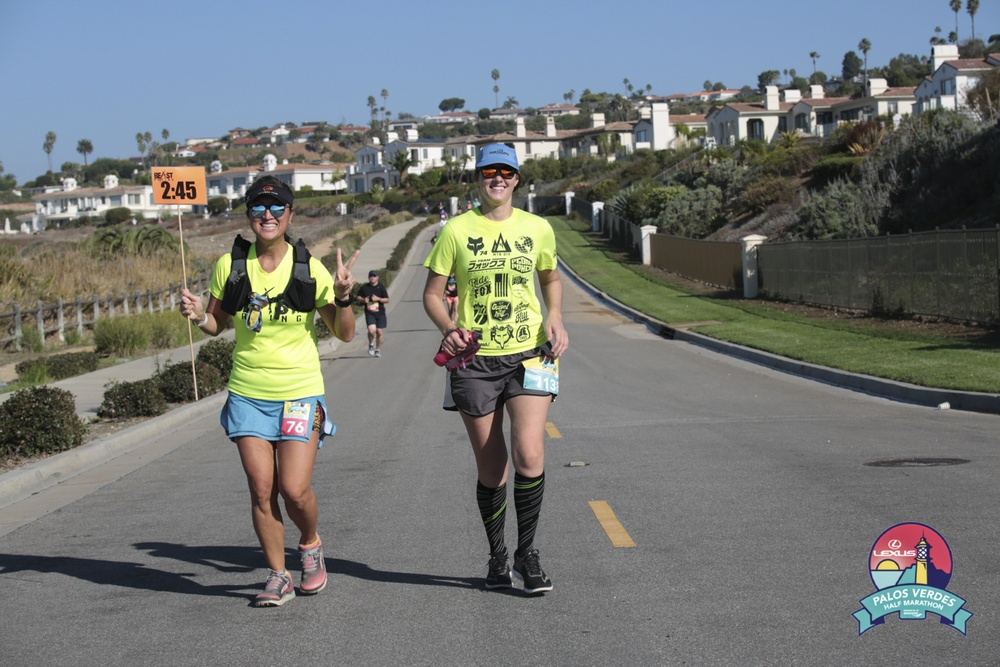
%> input picture HW2/data/testim.jpg, 1000 x 667 px, shrunk from 1440 x 960 before the run
$ octave Kristin_Holmbeck_HW2_Prob3.m   (GNU Octave 9; MATLAB toolbox functions it lacks are replaced by stand-ins)
%> lines starting %> are read from the running program, lines starting %| are printed output that depends on the picture
### HW2/cumulative_energy.m
function E = cumulative_energy(sigmas, r)
% sigmas is the vector of singular values, in descending order
% r is the rank of the image

if nargin == 1
    r = length(sigmas);
end

sigmas = sigmas(1:r);
sigmas = sigmas.^2;

E = cumsum(sigmas);
E = E ./ E(end);

end

### HW2/rank_k_approx.m
function Ak = rank_k_approx(U,S,V,k)

Ak = U(:,1:k) * S(1:k,1:k) * V(:,1:k)';

end

### HW2/Kristin_Holmbeck_HW2_Prob3.m
clear;

im = imread('data/testim.jpg');
%> im is the input picture: size 667x1000x3 uint8; mean R, G, B 113.8, 117.8, 116.2
im = double( rgb2gray(im) );
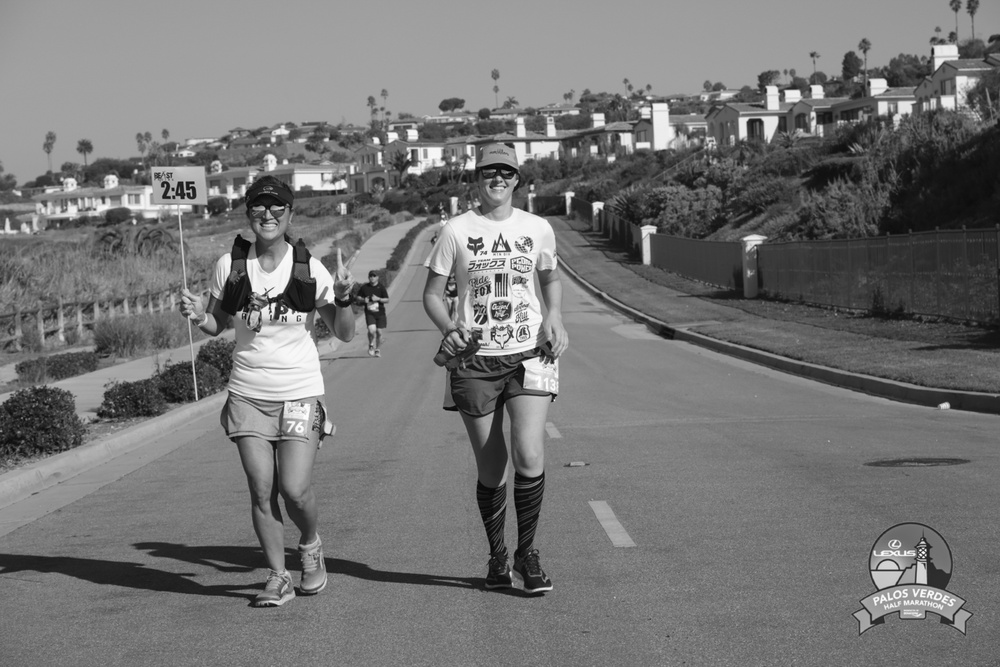
%> im: size 667x1000 double; min 3, max 255, mean 116.4

[U,S,V] = svd(im);
[U0,S0,V0] = svd(im, 0);

r = rank(im);
%> r = 667

E = cumulative_energy(diag(S), r);
%> in cumulative_energy, `sigmas = sigmas(1:r);`: sigmas = 667 values, max 96983 at index 1, min 3.57 at index 667, mean 634.5
%> in cumulative_energy, `sigmas = sigmas.^2;`: sigmas = 667 values, max 9.41e+09 at index 1, min 12.78 at index 667, mean 15593569.8
%> in cumulative_energy, `E = cumsum(sigmas);`: E = 667 values from 9.41e+09 to 1.04e+10
%> in cumulative_energy, `E = E ./ E(end);`: E = 667 values from 0.904 to 1
%> E = 667 values from 0.904 to 1
ind = find(E >=0.95, 1);
%> ind = 6

plot(E); ylabel 'cumulative energy'; xlabel index;
hold on;
h = plot(ind, E(ind), 'or'); hold off;
legend(h, sprintf('95%% energy at index %d', ind), 'Location', 'E');
axis([-15, r+1, 0.89, 1.006]);
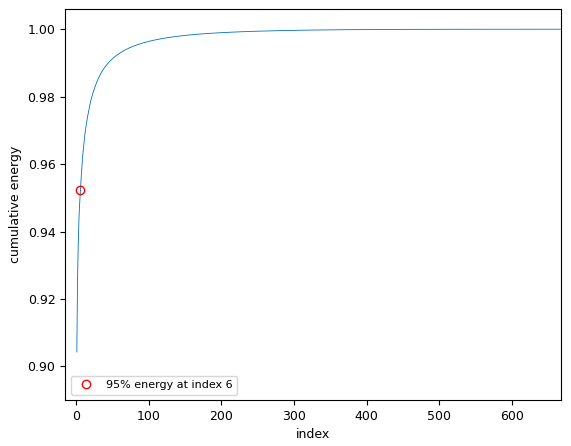
%> figure redrawn from the program's plot data; curve peaks at x = 667, y = 1
saveas(gcf, 'data/cumulative_energy.png');

ind = [95, 96, 97, 98, 99];
for ii = 1:length(ind);
    tmp = find(E*100 >= ind(ii), 1);

    A = rank_k_approx(U,S,V,tmp);
    A = uint8(A);
    imagesc(A); axis image; axis off; colormap gray;

    FILENAME = sprintf('data/rank_%d_approx.png', tmp);
    imwrite(A,  FILENAME);
end
%> this loop made 5 passes
%> (tmp, FILENAME) on passes 1 to 5: (6, 'data/rank_6_approx.png'), (9, 'data/rank_9_approx.png'), (13, 'data/rank_13_approx.png'), (22, 'data/rank_22_approx.png'), (45, 'data/rank_45_approx.png')
%> pass 1, `imwrite(A,  FILENAME);`:
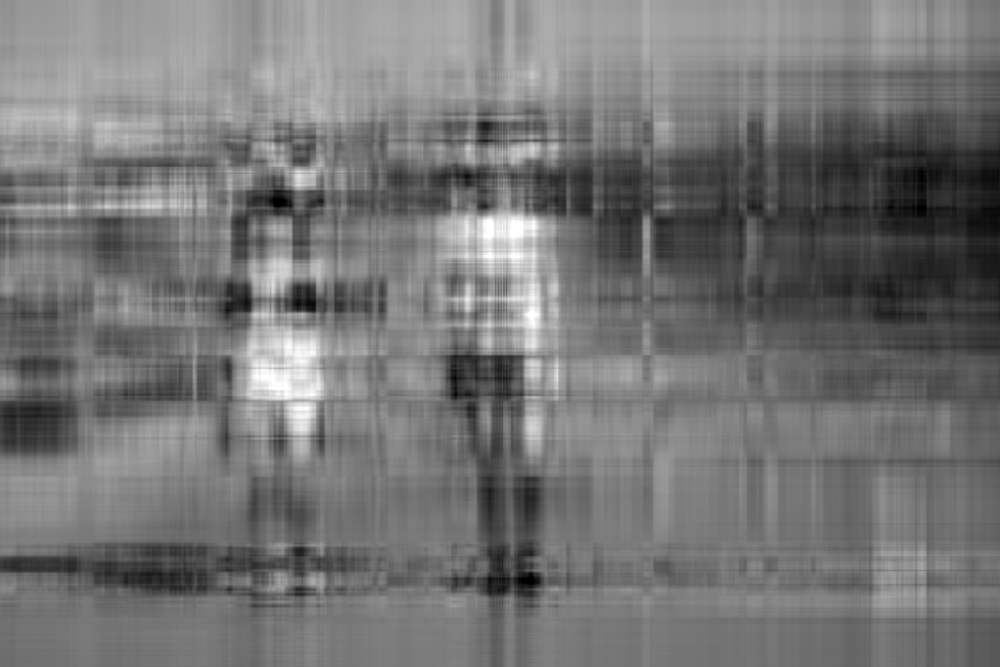
%> saved as rank_6_approx.png: size 667x1000 uint8; min 0, max 255, mean 116.4
%> pass 2, `imwrite(A,  FILENAME);`:
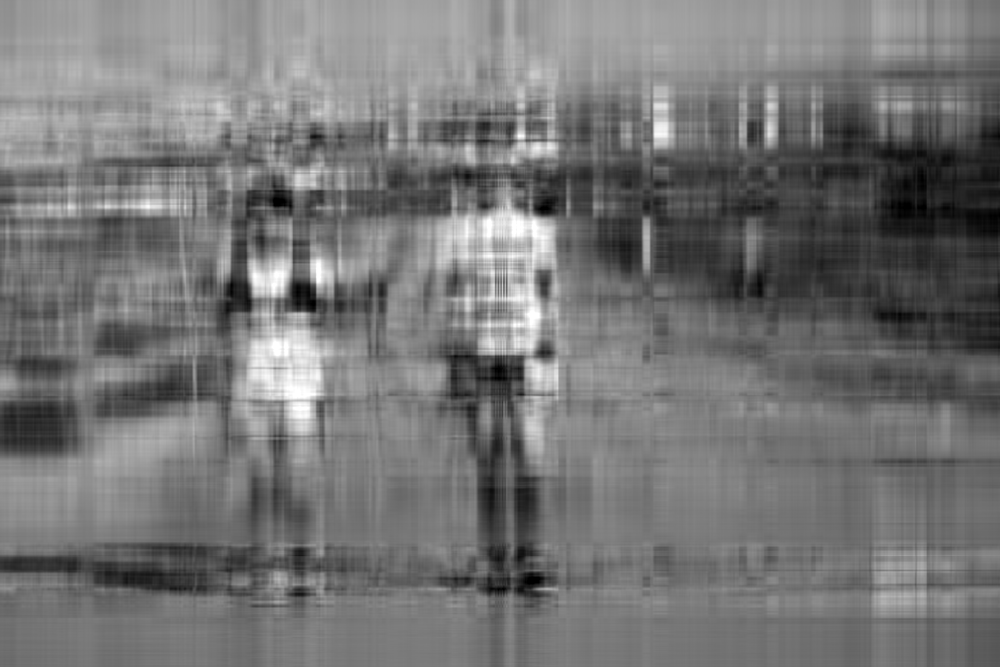
%> saved as rank_9_approx.png: size 667x1000 uint8; min 0, max 255, mean 116.4; mean of the top-left, top-right, bottom-left and bottom-right quarters 134.9, 100.7, 115.4, 114.6
%> after the loop:
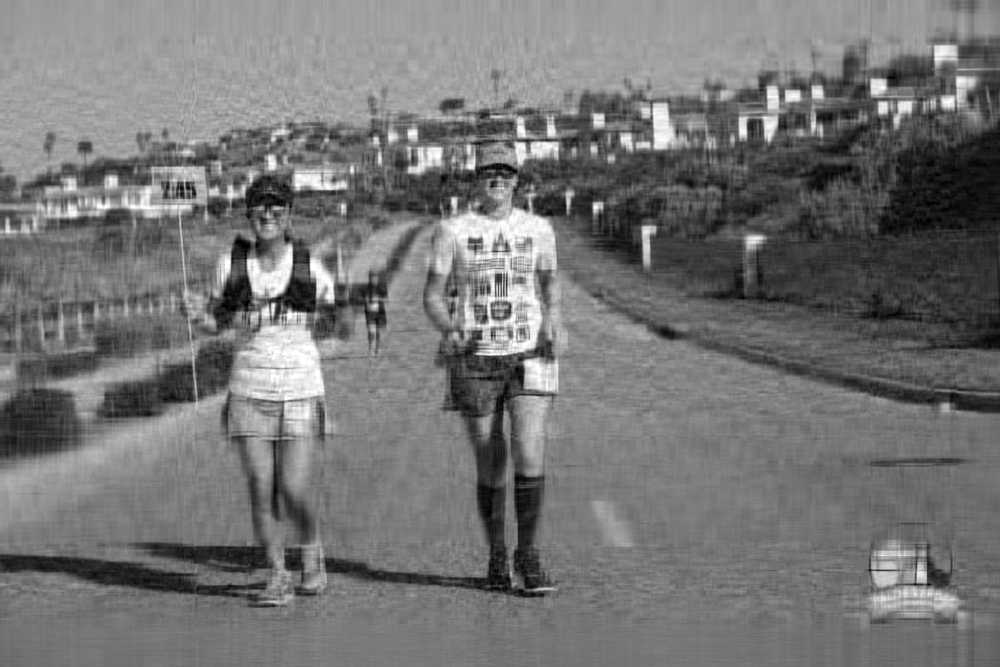
%> displayed picture: size 667x1000x3, on the screen's scale of 0 to 255; min 0, max 255, mean 116.4

n = 0;
for k = [10, 50, 100, 200]
    n = n + 1;
    A = rank_k_approx(U,S,V, k);
    A = uint8(A);

    subplot(2,2,n)
    imagesc(A); axis image; axis off; colormap gray;

    rel_err = S(k+1,k+1)/S(k,k);
    err_str = sprintf('\\sigma_{%d} / \\sigma_{%d} = %g', k+1, k, rel_err);
    title({sprintf('Rank-%d Approximation',k), err_str}, 'FontW', 'B');
end
%> this loop made 4 passes
%> (rel_err, err_str) on passes 1 to 4: (0.959, '\sigma_{11} / \sigma_{10} = 0.958504'), (0.979, '\sigma_{51} / \sigma_{50} = 0.978987'), (0.979, '\sigma_{101} / \sigma_{100} = 0.979262'), (0.998, '\sigma_{201} / \sigma_{200} = 0.998424')
%> after the loop, n = 4
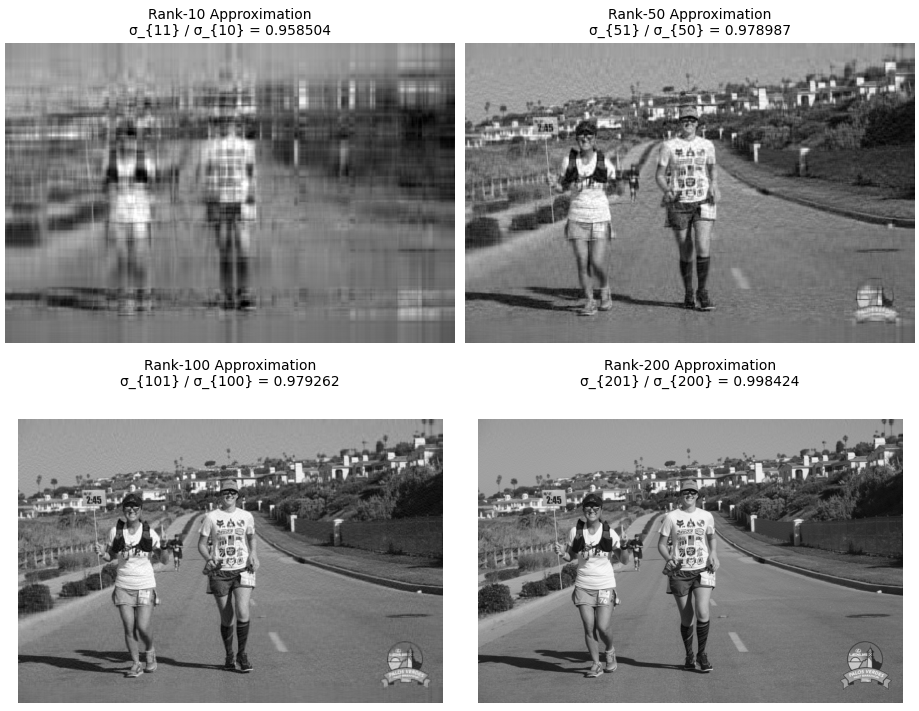
%> figure redrawn from the program's plot data, 4 panels
